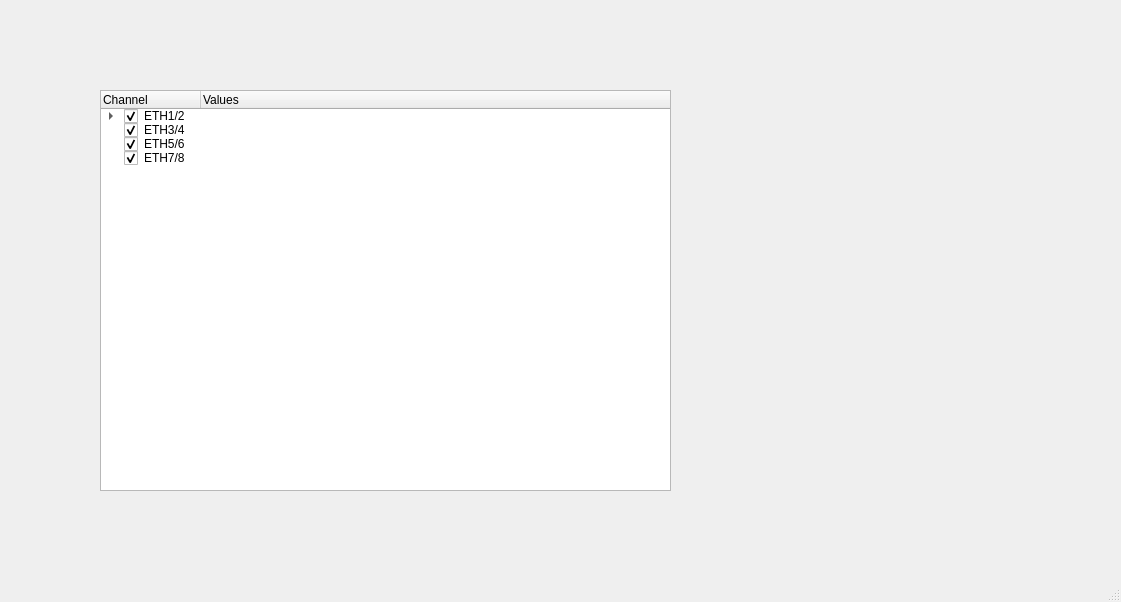
<?xml version="1.0" encoding="UTF-8"?>
<ui version="4.0">
 <class>MainWindow</class>
 <widget class="QMainWindow" name="MainWindow">
  <property name="geometry">
   <rect>
    <x>0</x>
    <y>0</y>
    <width>1121</width>
    <height>602</height>
   </rect>
  </property>
  <property name="windowTitle">
   <string>设置</string>
  </property>
  <widget class="QWidget" name="centralwidget">
   <widget class="QTreeWidget" name="treeWidget">
    <property name="geometry">
     <rect>
      <x>100</x>
      <y>90</y>
      <width>571</width>
      <height>401</height>
     </rect>
    </property>
    <property name="minimumSize">
     <size>
      <width>571</width>
      <height>0</height>
     </size>
    </property>
    <property name="styleSheet">
     <string notr="true"/>
    </property>
    <property name="tabKeyNavigation">
     <bool>false</bool>
    </property>
    <property name="dragEnabled">
     <bool>false</bool>
    </property>
    <property name="dragDropMode">
     <enum>QAbstractItemView::NoDragDrop</enum>
    </property>
    <property name="selectionMode">
     <enum>QAbstractItemView::NoSelection</enum>
    </property>
    <property name="itemsExpandable">
     <bool>true</bool>
    </property>
    <attribute name="headerHighlightSections">
     <bool>false</bool>
    </attribute>
    <column>
     <property name="text">
      <string notr="true">Channel</string>
     </property>
    </column>
    <column>
     <property name="text">
      <string>Values</string>
     </property>
    </column>
    <item>
     <property name="text">
      <string>ETH1/2</string>
     </property>
     <property name="checkState">
      <enum>Checked</enum>
     </property>
     <property name="text">
      <string/>
     </property>
     <item>
      <property name="text">
       <string>ETH1</string>
      </property>
      <item>
       <property name="text">
        <string>ECU name</string>
       </property>
       <property name="text">
        <string/>
       </property>
       <property name="flags">
        <set>ItemIsSelectable|ItemIsEditable|ItemIsDragEnabled|ItemIsDropEnabled|ItemIsUserCheckable|ItemIsEnabled</set>
       </property>
      </item>
      <item>
       <property name="text">
        <string>IP</string>
       </property>
       <property name="text">
        <string/>
       </property>
       <property name="flags">
        <set>ItemIsSelectable|ItemIsEditable|ItemIsDragEnabled|ItemIsDropEnabled|ItemIsUserCheckable|ItemIsEnabled</set>
       </property>
      </item>
      <item>
       <property name="text">
        <string>Port</string>
       </property>
       <property name="flags">
        <set>ItemIsSelectable|ItemIsEditable|ItemIsDragEnabled|ItemIsDropEnabled|ItemIsUserCheckable|ItemIsEnabled</set>
       </property>
      </item>
     </item>
     <item>
      <property name="text">
       <string>ETH2</string>
      </property>
      <item>
       <property name="text">
        <string>ECU name</string>
       </property>
       <property name="flags">
        <set>ItemIsSelectable|ItemIsEditable|ItemIsDragEnabled|ItemIsDropEnabled|ItemIsUserCheckable|ItemIsEnabled</set>
       </property>
      </item>
      <item>
       <property name="text">
        <string>IP</string>
       </property>
       <property name="flags">
        <set>ItemIsSelectable|ItemIsEditable|ItemIsDragEnabled|ItemIsDropEnabled|ItemIsUserCheckable|ItemIsEnabled</set>
       </property>
      </item>
      <item>
       <property name="text">
        <string>Port</string>
       </property>
       <property name="flags">
        <set>ItemIsSelectable|ItemIsEditable|ItemIsDragEnabled|ItemIsDropEnabled|ItemIsUserCheckable|ItemIsEnabled</set>
       </property>
      </item>
     </item>
    </item>
    <item>
     <property name="text">
      <string>ETH3/4</string>
     </property>
     <property name="checkState">
      <enum>Checked</enum>
     </property>
     <property name="text">
      <string/>
     </property>
    </item>
    <item>
     <property name="text">
      <string>ETH5/6</string>
     </property>
     <property name="checkState">
      <enum>Checked</enum>
     </property>
    </item>
    <item>
     <property name="text">
      <string>ETH7/8</string>
     </property>
     <property name="checkState">
      <enum>Checked</enum>
     </property>
    </item>
   </widget>
  </widget>
  <widget class="QMenuBar" name="menubar">
   <property name="geometry">
    <rect>
     <x>0</x>
     <y>0</y>
     <width>1121</width>
     <height>22</height>
    </rect>
   </property>
  </widget>
  <widget class="QStatusBar" name="statusbar"/>
 </widget>
 <resources/>
 <connections/>
</ui>
